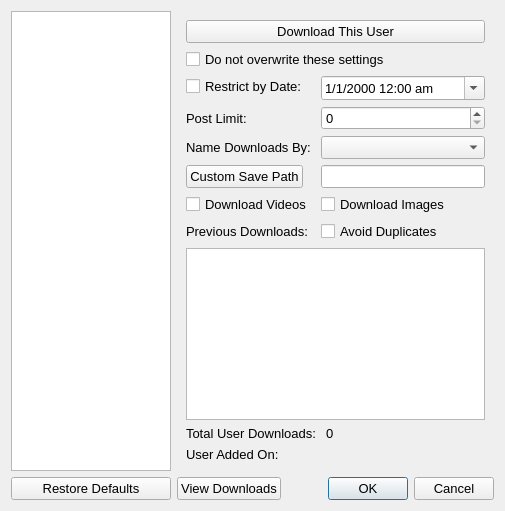
<?xml version="1.0" encoding="UTF-8"?>
<ui version="4.0">
 <class>user_settings_dialog</class>
 <widget class="QDialog" name="user_settings_dialog">
  <property name="geometry">
   <rect>
    <x>0</x>
    <y>0</y>
    <width>505</width>
    <height>511</height>
   </rect>
  </property>
  <property name="font">
   <font>
    <pointsize>10</pointsize>
   </font>
  </property>
  <property name="windowTitle">
   <string>User Settings</string>
  </property>
  <property name="windowIcon">
   <iconset>
    <normaloff>Images/settings_three_gears.png</normaloff>Images/settings_three_gears.png</iconset>
  </property>
  <property name="modal">
   <bool>false</bool>
  </property>
  <layout class="QGridLayout" name="gridLayout_5">
   <item row="0" column="0">
    <layout class="QGridLayout" name="gridLayout">
     <property name="sizeConstraint">
      <enum>QLayout::SetFixedSize</enum>
     </property>
     <property name="leftMargin">
      <number>0</number>
     </property>
     <item row="0" column="0">
      <widget class="QListWidget" name="user_list_widget">
       <property name="maximumSize">
        <size>
         <width>160</width>
         <height>16777215</height>
        </size>
       </property>
       <property name="font">
        <font>
         <pointsize>10</pointsize>
        </font>
       </property>
      </widget>
     </item>
    </layout>
   </item>
   <item row="1" column="2">
    <widget class="QDialogButtonBox" name="save_cancel_buton_box">
     <property name="standardButtons">
      <set>QDialogButtonBox::Cancel|QDialogButtonBox::Ok</set>
     </property>
    </widget>
   </item>
   <item row="1" column="0">
    <widget class="QPushButton" name="restore_defaults_button">
     <property name="toolTip">
      <string>&lt;html&gt;&lt;head/&gt;&lt;body&gt;&lt;p&gt;&lt;span style=&quot; font-size:10pt;&quot;&gt;Restore settings to the options in the master settings dialog&lt;/span&gt;&lt;/p&gt;&lt;/body&gt;&lt;/html&gt;</string>
     </property>
     <property name="text">
      <string>Restore Defaults</string>
     </property>
    </widget>
   </item>
   <item row="1" column="1">
    <widget class="QPushButton" name="view_downloads_button">
     <property name="toolTip">
      <string>View this users downloads (will only display downloads that are in the save path above)</string>
     </property>
     <property name="text">
      <string>View Downloads</string>
     </property>
    </widget>
   </item>
   <item row="0" column="1" colspan="2">
    <widget class="QStackedWidget" name="stacked_widget">
     <property name="currentIndex">
      <number>0</number>
     </property>
     <widget class="QWidget" name="page">
      <layout class="QGridLayout" name="gridLayout_4">
       <item row="1" column="0">
        <layout class="QFormLayout" name="formLayout">
         <item row="0" column="1">
          <widget class="QDateTimeEdit" name="date_limit_edit">
           <property name="toolTip">
            <string>&lt;html&gt;&lt;head/&gt;&lt;body&gt;&lt;p&gt;&lt;span style=&quot; font-size:10pt;&quot;&gt;The date and time (time is in 24 hour format) to restrict downloads to&lt;/span&gt;&lt;/p&gt;&lt;/body&gt;&lt;/html&gt;</string>
           </property>
           <property name="displayFormat">
            <string>M/d/yyyy hh:mm ap</string>
           </property>
           <property name="calendarPopup">
            <bool>true</bool>
           </property>
           <property name="timeSpec">
            <enum>Qt::LocalTime</enum>
           </property>
          </widget>
         </item>
         <item row="2" column="0">
          <widget class="QLabel" name="label_2">
           <property name="text">
            <string>Name Downloads By: </string>
           </property>
          </widget>
         </item>
         <item row="2" column="1">
          <widget class="QComboBox" name="name_downloads_combo"/>
         </item>
         <item row="5" column="0">
          <widget class="QLabel" name="label_4">
           <property name="text">
            <string>Previous Downloads:</string>
           </property>
          </widget>
         </item>
         <item row="5" column="1">
          <widget class="QCheckBox" name="avoid_duplicates_checkbox">
           <property name="text">
            <string>Avoid Duplicates</string>
           </property>
          </widget>
         </item>
         <item row="3" column="0">
          <widget class="QPushButton" name="cust_save_path_dialog">
           <property name="text">
            <string>Custom Save Path</string>
           </property>
          </widget>
         </item>
         <item row="3" column="1">
          <widget class="QLineEdit" name="custom_save_path_line_edit"/>
         </item>
         <item row="4" column="0">
          <widget class="QCheckBox" name="download_videos_checkbox">
           <property name="text">
            <string>Download Videos</string>
           </property>
          </widget>
         </item>
         <item row="4" column="1">
          <widget class="QCheckBox" name="download_images_checkbox">
           <property name="text">
            <string>Download Images</string>
           </property>
          </widget>
         </item>
         <item row="0" column="0">
          <widget class="QCheckBox" name="restrict_date_checkbox">
           <property name="text">
            <string>Restrict by Date:</string>
           </property>
          </widget>
         </item>
         <item row="1" column="0">
          <widget class="QLabel" name="label">
           <property name="text">
            <string>Post Limit:</string>
           </property>
          </widget>
         </item>
         <item row="1" column="1">
          <widget class="QSpinBox" name="post_limit_spinbox">
           <property name="accelerated">
            <bool>true</bool>
           </property>
           <property name="maximum">
            <number>1000</number>
           </property>
          </widget>
         </item>
        </layout>
       </item>
       <item row="2" column="0">
        <layout class="QGridLayout" name="gridLayout_2">
         <property name="sizeConstraint">
          <enum>QLayout::SetNoConstraint</enum>
         </property>
         <item row="0" column="0" colspan="3">
          <widget class="QTextBrowser" name="previous_downloads_list"/>
         </item>
         <item row="1" column="0">
          <widget class="QLabel" name="label_3">
           <property name="text">
            <string>Total User Downloads: </string>
           </property>
          </widget>
         </item>
         <item row="1" column="1">
          <widget class="QLabel" name="user_downloads_label">
           <property name="text">
            <string>0</string>
           </property>
          </widget>
         </item>
         <item row="2" column="0" colspan="3">
          <widget class="QLabel" name="user_added_label">
           <property name="text">
            <string>User Added On:</string>
           </property>
          </widget>
         </item>
        </layout>
       </item>
       <item row="0" column="0">
        <layout class="QGridLayout" name="gridLayout_3">
         <item row="0" column="0">
          <widget class="QPushButton" name="download_user_button">
           <property name="toolTip">
            <string>&lt;html&gt;&lt;head/&gt;&lt;body&gt;&lt;p&gt;&lt;span style=&quot; font-size:10pt;&quot;&gt;Download this user only with the settings as they are in this dialog&lt;/span&gt;&lt;/p&gt;&lt;/body&gt;&lt;/html&gt;</string>
           </property>
           <property name="text">
            <string>Download This User</string>
           </property>
          </widget>
         </item>
         <item row="1" column="0">
          <widget class="QCheckBox" name="do_not_edit_checkbox">
           <property name="toolTip">
            <string>&lt;html&gt;&lt;head/&gt;&lt;body&gt;&lt;p&gt;&lt;span style=&quot; font-size:10pt;&quot;&gt;If checked the changes made in this dialog will not be overwritten by the program when it is run.  The user date limit, avoid duplicates , and download naming method will all remain as they are when this dialog is saved.  The previous downloads will continue to be added to.&lt;/span&gt;&lt;/p&gt;&lt;/body&gt;&lt;/html&gt;</string>
           </property>
           <property name="text">
            <string>Do not overwrite these settings</string>
           </property>
          </widget>
         </item>
        </layout>
       </item>
      </layout>
     </widget>
     <widget class="QWidget" name="page_2">
      <layout class="QGridLayout" name="gridLayout_7">
       <item row="0" column="0">
        <layout class="QGridLayout" name="gridLayout_6">
         <item row="0" column="0">
          <widget class="QListWidget" name="user_content_list">
           <property name="selectionMode">
            <enum>QAbstractItemView::SingleSelection</enum>
           </property>
           <property name="resizeMode">
            <enum>QListView::Adjust</enum>
           </property>
           <property name="viewMode">
            <enum>QListView::IconMode</enum>
           </property>
           <property name="wordWrap">
            <bool>true</bool>
           </property>
          </widget>
         </item>
        </layout>
       </item>
      </layout>
     </widget>
    </widget>
   </item>
  </layout>
 </widget>
 <resources/>
 <connections/>
</ui>
